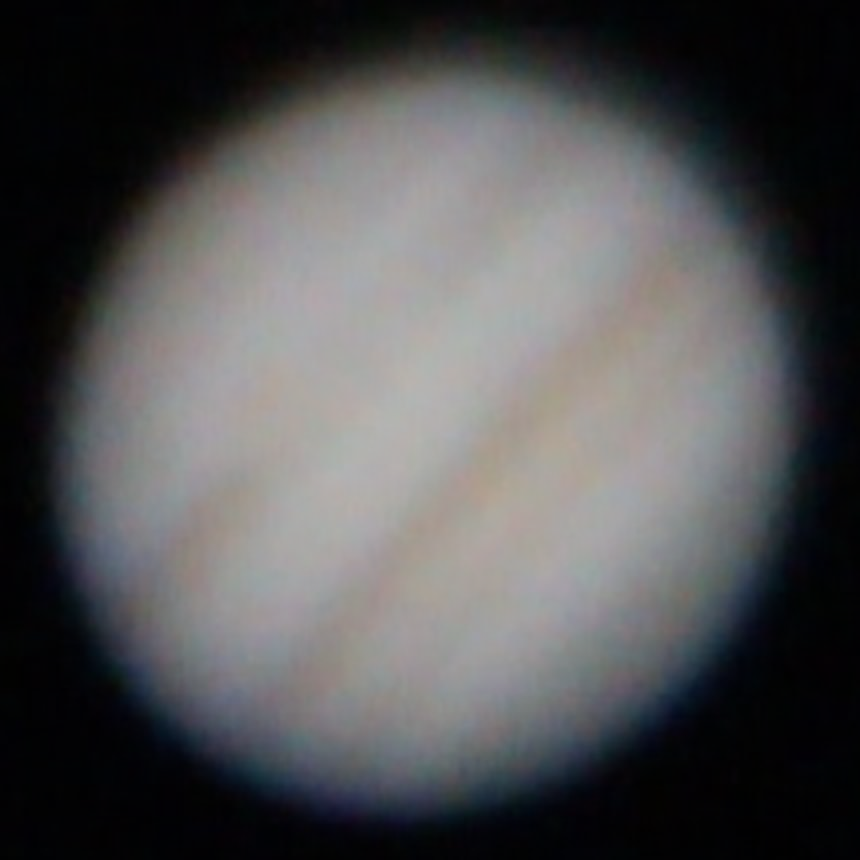
#> input picture python_work2/glava15/jupiter_stacked.tif, 860 x 860 px
$ python enchange_image.py
#> lines starting #> are read from the running program, lines starting #| are printed output that depends on the picture
from PIL import Image, ImageFilter, ImageEnhance, ImageOps
def main():
    in_file = 'jupiter_stacked.tif'
    img = Image.open(in_file)
#> img is the input picture: PIL image 860x860 RGB; mean R, G, B 82.7, 82.6, 83.8
    img_enh = enhance_image(img)
    img_enh.show()
    img_enh.save('enhanced.tif',  'TIFF')
def enhance_image(image):
    enhancer = ImageEnhance.Brightness(image)
    img_enh = enhancer.enhance(0.75)
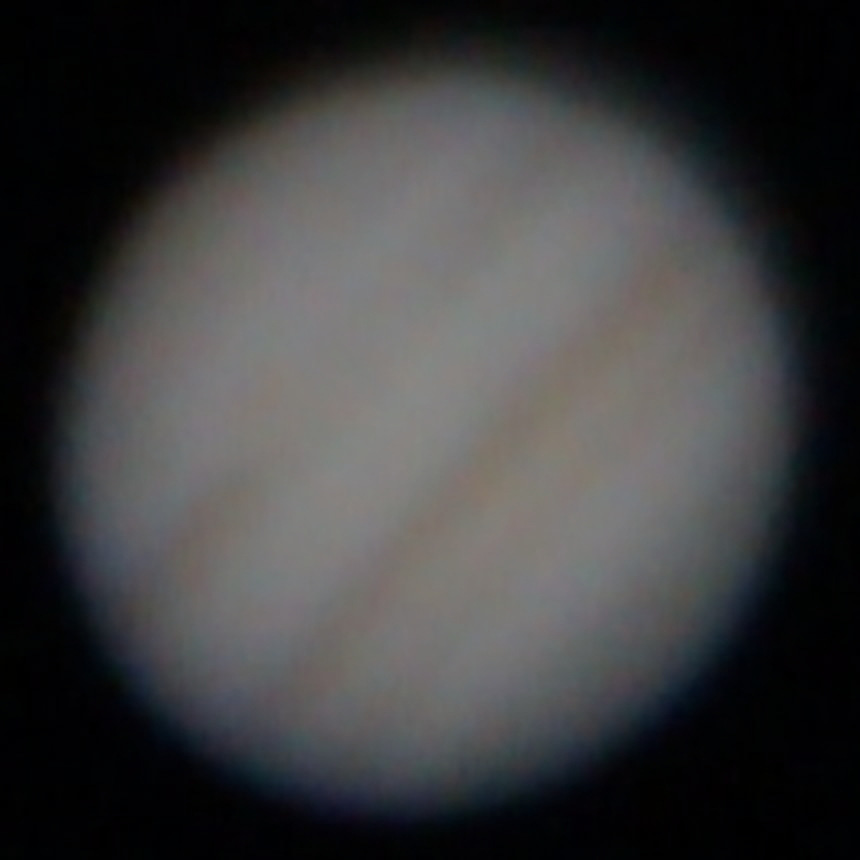
#> img_enh: PIL image 860x860 RGB; mean R, G, B 61.6, 61.5, 62.5
    img_enh = ImageOps.autocontrast(img_enh)
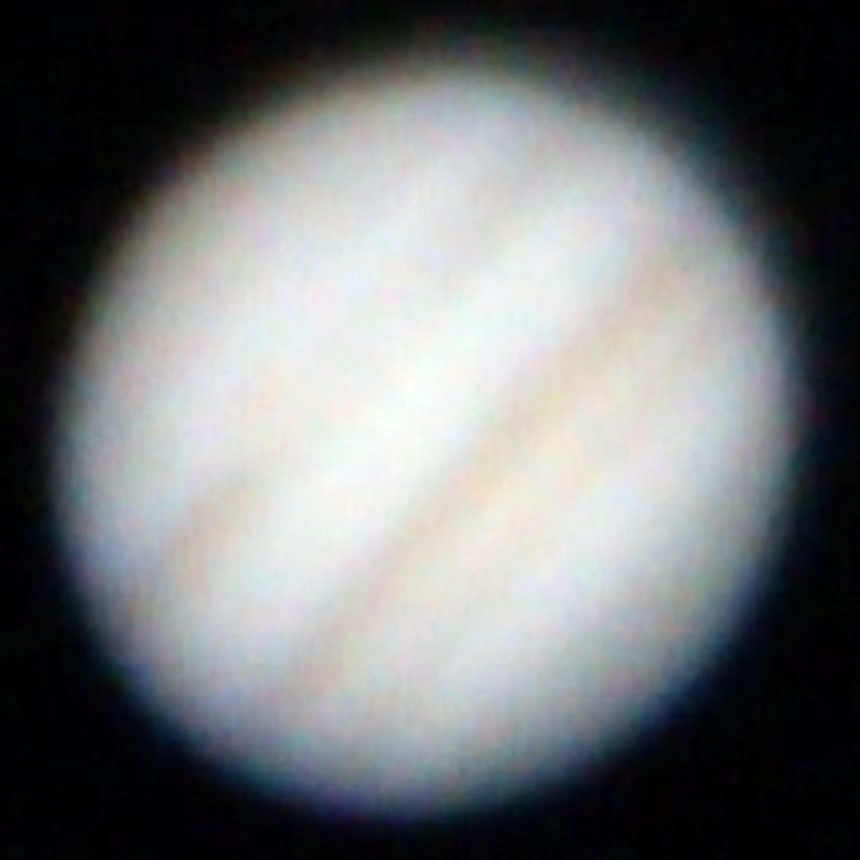
#> img_enh: PIL image 860x860 RGB; mean R, G, B 113.3, 115.7, 117.5
    enchancer = ImageEnhance.Color(img_enh)
    img_enh = enhancer.enhance(1.7)
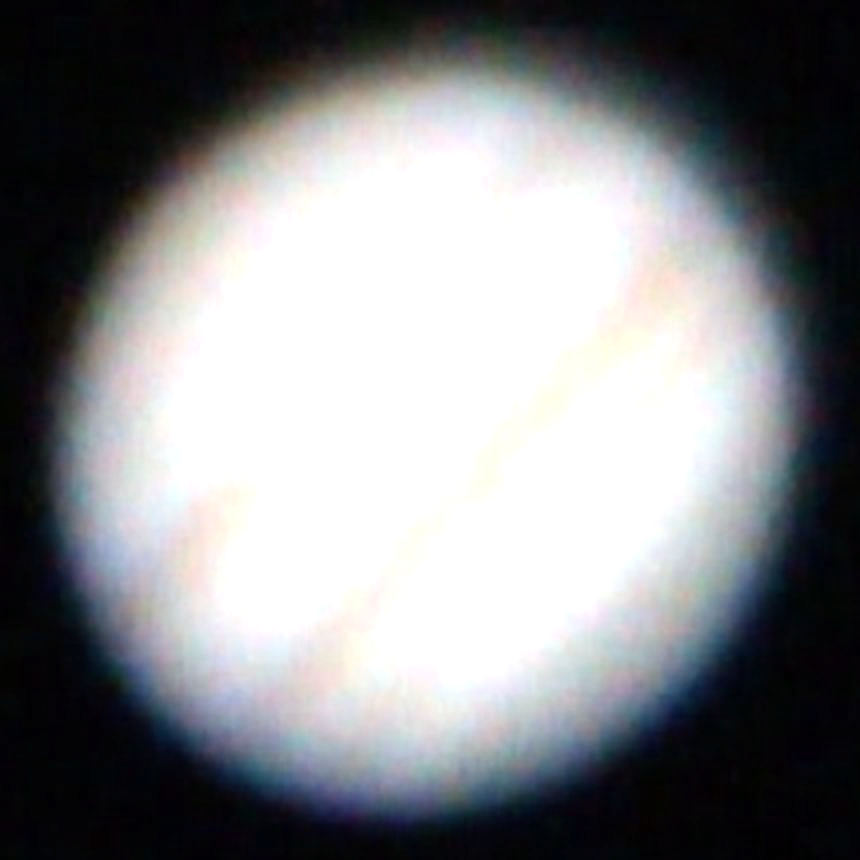
#> img_enh: PIL image 860x860 RGB; mean R, G, B 132.9, 134.2, 137
    img_enh = img_enh.rotate(angle=133, expand=True)
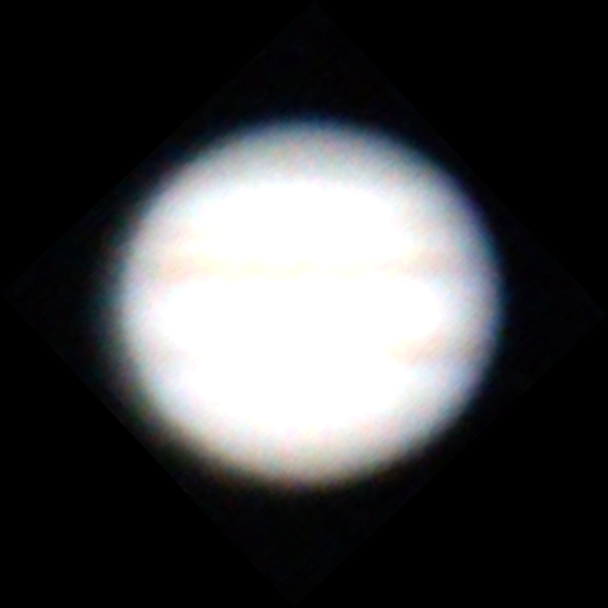
#> img_enh: PIL image 1216x1216 RGB (shown at 1/2 size); mean R, G, B 66.5, 67.1, 68.5
    img_enh = img_enh.filter(ImageFilter.SHARPEN)
    return img_enh
if __name__ == "__main__":
    main()
